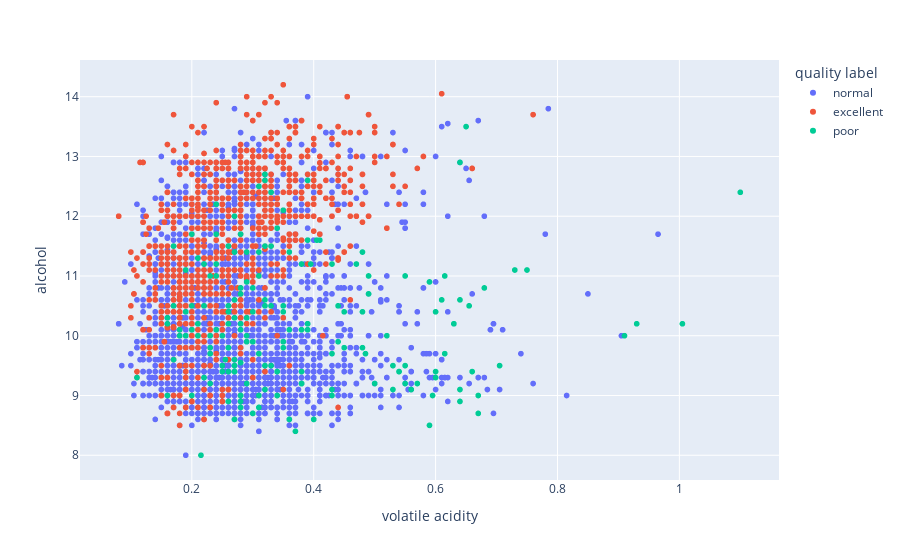

Source (notebook cell):
### Code cell
df.plot(kind='scatter', x = 'volatile acidity', y = 'alcohol', color = 'quality label')

### Figure 1 — Plotly figure (JSON) as saved in the notebook; plotly's stock layout.template omitted (floating-point values rounded to 4 significant figures; data arrays with more than 128 entries replaced by an {"elided": "..."} marker saying what was removed)
{"data": [{"hovertemplate": "quality label=normal<br>volatile acidity=%{x}<br>alcohol=%{y}<extra></extra>", "legendgroup": "normal", "marker": {"color": "#636efa", "symbol": "circle"}, "mode": "markers", "name": "normal", "showlegend": true, "type": "scattergl", "x": {"elided": "3655 float values"}, "xaxis": "x", "y": {"elided": "3655 float values"}, "yaxis": "y"}, {"hovertemplate": "quality label=excellent<br>volatile acidity=%{x}<br>alcohol=%{y}<extra></extra>", "legendgroup": "excellent", "marker": {"color": "#EF553B", "symbol": "circle"}, "mode": "markers", "name": "excellent", "showlegend": true, "type": "scattergl", "x": {"elided": "1060 float values"}, "xaxis": "x", "y": {"elided": "1060 float values"}, "yaxis": "y"}, {"hovertemplate": "quality label=poor<br>volatile acidity=%{x}<br>alcohol=%{y}<extra></extra>", "legendgroup": "poor", "marker": {"color": "#00cc96", "symbol": "circle"}, "mode": "markers", "name": "poor", "showlegend": true, "type": "scattergl", "x": {"elided": "183 float values"}, "xaxis": "x", "y": {"elided": "183 float values"}, "yaxis": "y"}], "layout": {"legend": {"title": {"text": "quality label"}, "tracegroupgap": 0}, "margin": {"t": 60}, "xaxis": {"anchor": "y", "domain": [0, 1], "title": {"text": "volatile acidity"}}, "yaxis": {"anchor": "x", "domain": [0, 1], "title": {"text": "alcohol"}}}}
